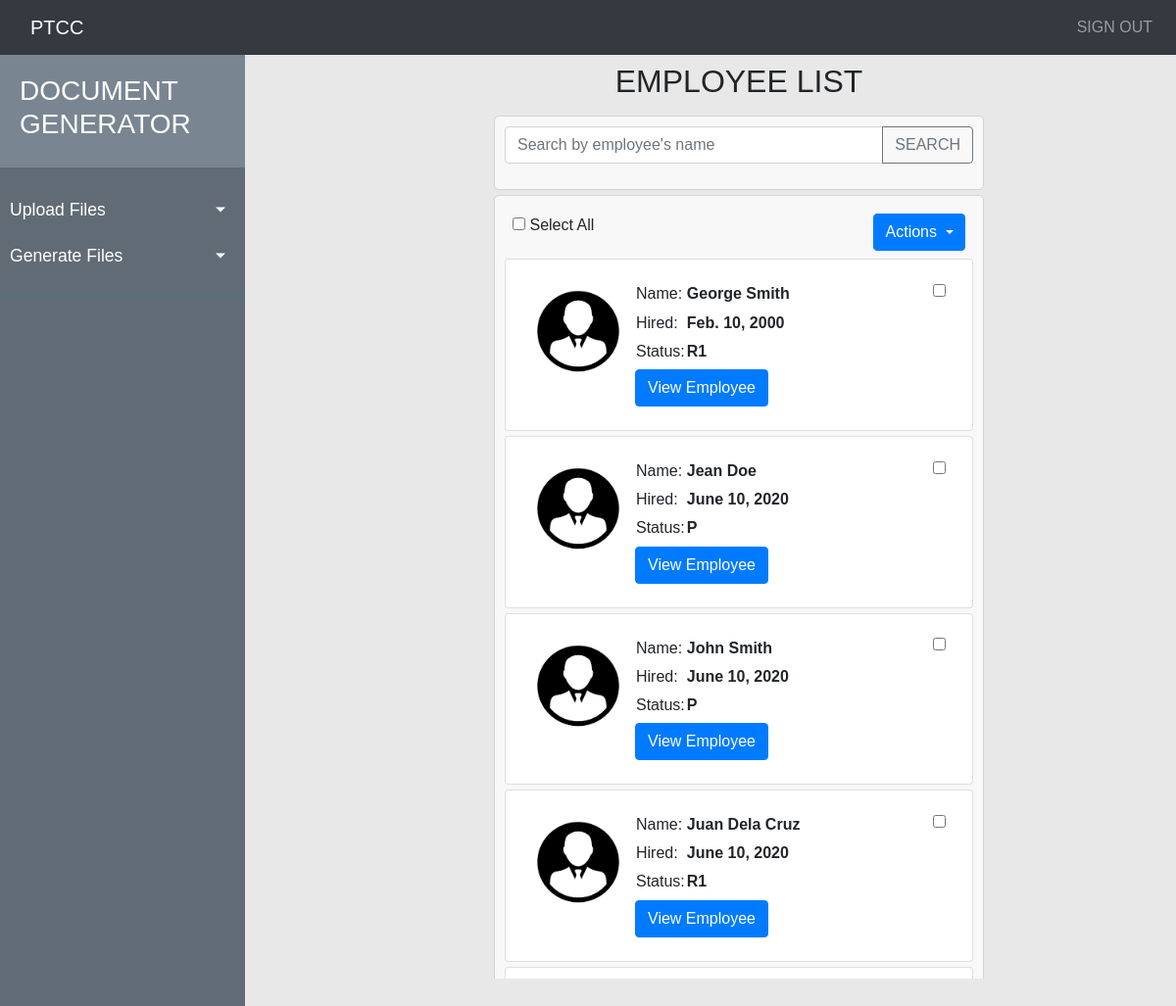
Page /employee_profile/ (signed in) on the committed database.
### employee_profile/models.py (models this page shows, shortened)
class Employee(models.Model):
    REGULAR = 'R'
    REGULAR1 = 'R1'
    PROBATION = 'P'
    employee_status_choices = [
        (REGULAR, 'Regular Employee'),
        (REGULAR1, 'Regular1 Employee'),
        (PROBATION, 'Probationary Employee')
    ]
    employee_tin_id = models.IntegerField(default=0, unique=True)
    name = models.CharField(max_length=200)
    probation_date = models.DateField()
    hired_date = models.DateField()
    sl_start_date = models.DateField()
    regularization_date = models.DateField()
    employee_status = models.CharField(max_length=2,
                                       choices=employee_status_choices,
                                       default=PROBATION)
    prev_vl_bal = models.FloatField(default=0.0)
    prev_sl_bal = models.FloatField(default=0.0)

### employee_profile/views.py (the view)
# urls.py: path('', views.IndexView.as_view(), name='index'),
class IndexView(generic.ListView):
    template_name = 'employee_profile/index.html'
    context_object_name = 'latest_employee_list'
    def get_queryset(self):
        if not self.request.user.is_authenticated:
            return redirect('index')
        query = self.request.GET.get('search')
        if query:
            object_list = Employee.objects.filter(name__icontains=query)
        else:
            object_list = Employee.objects.order_by('name')
        return object_list
    def dispatch(self, request, *args, **kwargs):
        if not self.request.user.is_authenticated:
            return redirect('login')
        else:
            return super(IndexView, self).dispatch(request, *args, **kwargs)

### employee_profile/templates/employee_profile/index.html (shortened to what this page needs)
{% extends 'base.html' %}
{% load static %}
{% block content %}
    <body>
        <div class="center">
            <div class="d-flex justify-content-center">
                <div class="p-2"><h2>EMPLOYEE LIST</h2></div>
            </div>
            <div class="card_container">
                <form method="GET" id="searchForm">
                    <div class="input-group mb-3">
                        <input type="text" class="form-control" placeholder="Search by employee's name" aria-label="Employee's name" aria-describedby="basic-addon2" name="search" value='{{request.GET.search}}' id="searchEmployee">
                        <div class="input-group-append">
                            <button class="btn btn-outline-secondary" form="searchForm" type="submit">SEARCH</button>
                        </div>
                    </div>
                </form>
            </div>
            <div style="overflow:auto;height: 800px;">
                <div class="card_container">
                <div class="d-flex flex-column">
                    <div class="d-flex flex-row">
                        <div class="p-2">
                            <input type="checkbox" id="check_all_employee">
                            <label for="check_all_employee">Select All</label>
                        </div>
                        <div class="dropdown ml-auto p-2">
                            <button class="btn btn-primary dropdown-toggle" type="button" data-toggle="dropdown">
                                Actions
                                <span class="caret p-2"></span>
                            </button>
                        </div>
                    </div>
                    <div>
                        {% if latest_employee_list %}
                        {% for employee in latest_employee_list %}
                            <form>
                                <div class="card">
                                    <div class="card-body">
                                        <div class="d-flex flex-row">
                                            <div class="p-1">
                                                <div>
                                                    <img src="{% static 'employee_profile/images/profile_icon.jpg' %}" alt="Trulli" width="100" height="100">
                                                </div>
                                            </div>
                                            <div class="p-1">
                                                <div class="employee_details">
                                                    <table>
                                                        <tr>
                                                            <td><h6 class="employee_name">Name:</h6></td>
                                                            <td><h6 class="employee_name"><strong>{{employee.name}}</strong></h6></td>
                                                        </tr>
                                                        <tr>
                                                            <td><h6 >Hired:</h6></td>
                                                            <td><h6><strong>{{employee.hired_date}}</strong></h6></td>
                                                        </tr>
                                                        <tr>
                                                            <td><h6>Status:</h6></td>
                                                            <td><h6><strong>{{employee.employee_status}}</strong></h6></td>
                                                        </tr>
                                                    </table>
                                                    <a href="{% url 'employee_profile:employee_details' employee.id %}" class="btn btn-primary stretched link">View Employee</a>
                                                </div>
                                            </div>
                                            <div class="ml-auto">
                                                <div class="form-check">
                                                    <input type="checkbox" class="form-check-input"
                                                        data-id="{{employee.id}}"
                                                        data-empname="{{employee.name}}"
                                                        id="{{ employee.id }}">
                                                </div>
                                            </div>
                                        </div>
                                    </div>
                                </div>
                            </form>
                        {% endfor %}
                        {% else %}
                            <div class="d-flex justify-content-center">
                                <div>
                                    <p>There are no Employees added yet.</p>
                                </div>
                            </div>
                        {% endif %}
                        </div>
                    </div>
                </div>
            </div>
        </div>
    </body>
{% endblock content %}

### employee_profile/templates/base.html (shortened to what this page needs)
<!DOCTYPE html>
<html>
    <head>
        {% load static %}
        {% block head_css %}
            {% block head_css_site %}
                <link rel="stylesheet"
                      href="https://stackpath.bootstrapcdn.com/bootstrap/4.5.0/css/bootstrap.min.css"
>
                <link rel="stylesheet" type="text/css" href="{% static 'employee_profile/css/style.css' %}">
            {% endblock head_css_site %}
        {% endblock head_css %}
    </head>
    <body>
        <div class="d-flex flex-column wrapper">
            <div>
                <header>
                    <nav class="navbar navbar-expand-lg navbar-dark bg-dark">
                        <div class="container-fluid">
                            <a class="navbar-brand" href="{% url 'employee_profile:index' %}">PTCC</a>
                        </div>
                        <div class="navbar-collapse collapse w-100 order-3 dual-collapse2">
                            <ul class="navbar-nav ml-auto">
                                <li class="nav-item">
                                    {% if user.is_authenticated %}
                                    <a class="nav-link" href="{% url 'logout' %}">SIGN OUT</a>
                                    {% endif %}
                                </li>
                            </ul>
                        </div>
                    </nav>
                </header>
            </div>
            <div class="d-flex flex-row">
                <div>
                    <nav id="sidebar">
                        <div class="sidebar-header">
                            <a href="{% url 'employee_profile:index' %}"><h3>DOCUMENT GENERATOR</h3></a>
                        </div>
                        {% if user.is_authenticated %}
                        <ul class="list-unstyled components">
                        <li>
                            <a href="#uploadSubmenu" data-toggle="collapse" aria-expanded="false" class="dropdown-toggle">Upload Files</a>
                            </li>
                            <li>
                                <a href="#generateSubmenu" data-toggle="collapse" aria-expanded="false" class="dropdown-toggle">Generate Files</a>
                            </li>
                        </ul>
                        {% endif %}
                    </nav>
                </div>
                <div>
                    {% block content %}{% endblock content %}
                </div>
            </div>
        </div>
    </body>
</html>

### employee_profile/static/employee_profile/css/style.css (style rules this page uses)
.wrapper { display: flex; width: 100%; align-items: stretch; }
.wrapper { display: flex; align-items: stretch; }
#sidebar { min-width: 250px; max-width: 250px; min-height: 100vh; }
a[data-toggle="collapse"] { position: relative; }
.dropdown-toggle::after { display: block; position: absolute; top: 50%; right: 20px; transform: translateY(-50%); }
body { font-family: 'Poppins', sans-serif; background: #E8E8E8; }
a, a:hover, a:focus { color: inherit; text-decoration: none; transition: all 0.3s; }
#sidebar { background: #616b75; color: #fff; transition: all 0.3s; }
#sidebar .sidebar-header { padding: 20px; background: #798591; }
#sidebar ul.components { padding: 20px 0; border-bottom: 1px solid #47748b; }
#sidebar ul li a { padding: 10px; font-size: 1.1em; display: block; }
.center { position:absolute; width:500px; left:42%; }
.card_container { padding:10px; background-color:#F8F8F8; margin-bottom:5px; border: 1px solid #D3D3D3; border-radius: 5px; }
.card { margin-bottom: 5px; }
.flex-column { width:100%; }
.p-2 { padding: .2rem; }

### rows in the picture
Employee: name "George Smith", hired_date "Feb. 10, 2000", employee_status "R1"
Employee: name "Jean Doe", hired_date "June 10, 2020", employee_status "P"
Employee: name "John Smith", hired_date "June 10, 2020", employee_status "P"
Employee: name "Juan Dela Cruz", hired_date "June 10, 2020", employee_status "R1"
